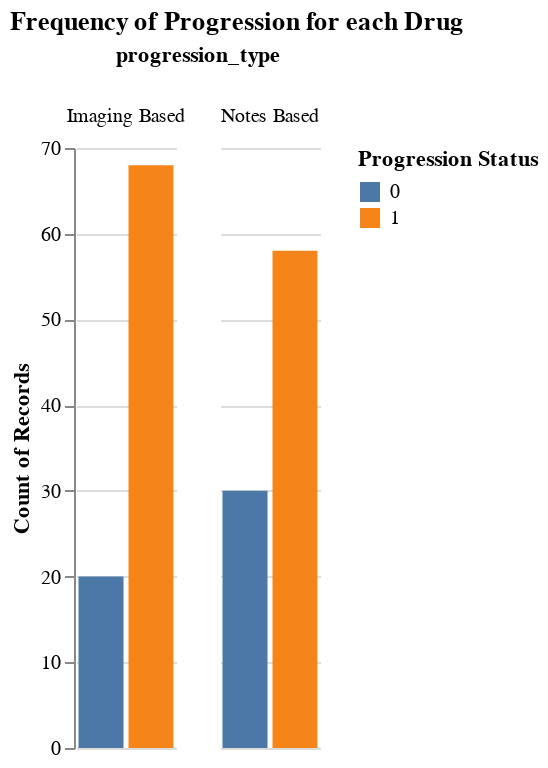

Notebook code for this chart:
### Code cell
drug_options = sorted(df_melted['regimen_drugs'].unique())
selection = alt.selection_single(
    fields=['regimen_drugs'], 
    bind=alt.binding_select(options=drug_options, 
                            name='Select Drug Regimen'),
     init={'regimen_drugs': 'Docetaxel'}
)
alt.Chart(df_melted).mark_bar().encode(
    x = alt.X('progression_occurred:N', axis= None),
    y = alt.Y('count():Q', axis=alt.Axis(grid=True)),
    color = alt.Color('progression_occurred:N', legend=alt.Legend(title='Progression Status')),
    column=alt.Column('progression_type:N')
).configure_view(
    stroke='transparent'
).properties(
    width=50,
    height=300,
    title='Frequency of Progression for each Drug'
).add_selection(selection).transform_filter(selection)

### Figure 1 — Vega-Lite specification as saved in the notebook (floating-point values rounded to 4 significant figures; data arrays with more than 128 entries replaced by an {"elided": "..."} marker saying what was removed)
{"config": {"view": {"continuousWidth": 400, "continuousHeight": 300, "stroke": "transparent"}}, "data": {"name": "data-f724cac39ff63a8307dacb729a5a191c"}, "mark": "bar", "encoding": {"color": {"field": "progression_occurred", "legend": {"title": "Progression Status"}, "type": "nominal"}, "column": {"field": "progression_type", "type": "nominal"}, "x": {"axis": null, "field": "progression_occurred", "type": "nominal"}, "y": {"aggregate": "count", "axis": {"grid": true}, "type": "quantitative"}}, "height": 300, "selection": {"selector014": {"type": "single", "fields": ["regimen_drugs"], "bind": {"input": "select", "options": {"elided": "190 str values"}, "name": "Select Drug Regimen"}, "init": {"regimen_drugs": "Docetaxel"}}}, "title": "Frequency of Progression for each Drug", "transform": [{"filter": {"selection": "selector014"}}], "width": 50, "$schema": "https://vega.github.io/schema/vega-lite/v4.17.0.json", "datasets": {"data-f724cac39ff63a8307dacb729a5a191c": {"elided": "5868 records"}}}
